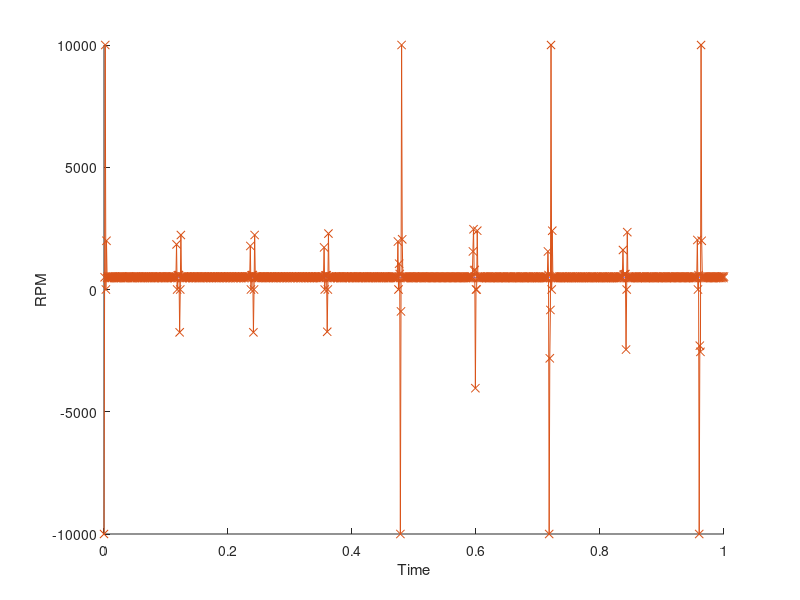

Write MATLAB code to recreate this figure.
clear
clc

potMtrCntsPrev = 0;
potMtrCnts = 0;
mtrPos = 0;
realMrPos = 0;
realMrPosPrev = 0;

realMrrate = 0;

sampledMtrPos = 0;
wrapOffset = 0;
diffCounts = 0;

diff_cnts = 0;

meas_spd =0;
countIdx = 1;

deadzone_hard = 8; % deg2
deadzone_soft_p = 360 - deadzone_hard - deadzone_hard/2; %deg
deadzone_soft_n = deadzone_hard + deadzone_hard/2; %deg




dt_sim = 1/100000;
dt_cntrl = 1/1000;
t = [0:dt_sim:1];

tao = 0;
alpha = dt_cntrl/(tao + dt_cntrl);



mtrSpeed_rpm = 5*sin(2*pi*1*t)+500;
mtrSpeed_rps = mtrSpeed_rpm/60;
mtrSpeed_dps = mtrSpeed_rps *360;
mtrSpeed_cps = mtrSpeed_rps*1023;

WRAP_THRESHOLD = 200;


numSectors = 12;
sizeSector = ceil(1023/12);
prevSector = 0;
curSector = 0;


deadzoneEN = 1;
wrapEn     = 1;

max_RPM_sat = 10000;

for ii = 1:length(t)
  mtrPos = mtrPos + mtrSpeed_cps(ii)*dt_sim;
  realMrPos = realMrPos + mtrSpeed_dps(ii)*dt_sim;
  
  realMrrate(ii) = (realMrPos - realMrPosPrev)/(dt_sim);
  realMrPosPrev = realMrPos;
  
  realMrPos_deg(ii) = realMrPos;
  
  if (mod(t(ii),dt_cntrl) == 0)
    

      mtrDir = sign(mtrSpeed_cps(ii));
  
    
    
    % Deadzone
    if (deadzoneEN)
      deadzoneCalc = mod(realMrPos,360);
      if (((360 -deadzone_hard/2) < deadzoneCalc ) || (deadzoneCalc < deadzone_hard/2))
         sampledMtrPos = randi([0 1023]);
##         sampledMtrPos = 0;
      elseif (deadzoneCalc > deadzone_soft_p)
        sampledMtrPos = 0;
      elseif(deadzoneCalc < deadzone_soft_n)
      % do neg
      sampledMtrPos = 0;
      else
        sampledMtrPos = mod(floor(mtrPos),1023) ;
      end
    else
      sampledMtrPos = mod(floor(mtrPos),1023) ;
    end
    
    
    
    if (wrapEn & (countIdx >2) )
      curSector = floor(sampledMtrPos / sizeSector);
      if ( (mtrDir*(curSector - prevSector) > 1)  || (mtrDir*(curSector - prevSector) < 0))
##          disp('wrapped')
##          disp(diffCounts)
         sampledMtrPos = mod(potMtrCntsPrev + mtrDir*mean(diff_cnts(end-10:end)),1023); % diffCounts,1023);
      end

    end
       
    
         
   % sampledMtrPos = potMtrCntsPrev + alpha*(sampledMtrPos - potMtrCntsPrev);
    
    tempDiff = sampledMtrPos - potMtrCntsPrev;  
    potMtrCnts = sampledMtrPos;   
    
       

    %/*  Wrap finder */
      if (tempDiff > WRAP_THRESHOLD)
        % forward Wrap, 800 - 100 = 700 > 200
        wrapOffset = 1023 - potMtrCnts;
        diffCounts = -(wrapOffset + potMtrCntsPrev);
      
      elseif(tempDiff < -WRAP_THRESHOLD)
        % Backwards, 60 - 900 = -840 < 200
        wrapOffset = 1023 - potMtrCntsPrev;
        diffCounts = (potMtrCnts + wrapOffset);
      
      else
      % no motion
      wrapOffset = 0;
      diffCounts = tempDiff;
    end
    
    meas_dir(countIdx)  = mtrDir;
    meas_sct(countIdx) = curSector;
    meas_cnt(countIdx) = sampledMtrPos; 
    diff_cnts(countIdx) = diffCounts;
    meas_spd(countIdx) = diffCounts*(60/1023)/(dt_cntrl);
    meas_spd(countIdx) = min(meas_spd(countIdx),max_RPM_sat);
    meas_spd(countIdx) = max(meas_spd(countIdx),-max_RPM_sat);
    real_spd(countIdx)  = mtrSpeed_rpm(ii);
    meas_time(countIdx) = t(ii);
    
    
    
    if ( (meas_spd(countIdx) < 0)  ||   (meas_spd(countIdx) > 4000))
##      disp('break')
    end
    
    
    potMtrCntsPrev = sampledMtrPos;
    
    
    prevSector = curSector;
    countIdx = countIdx+1;
  end
  
  
end

 meas_spd(2) = mtrSpeed_rpm(2);

figure(1),clf
hold all
##plot(t,realMrrate)
plot(t, mtrSpeed_rpm)
plot(meas_time, meas_spd,'-x')

xlabel('Time')
ylabel('RPM')
